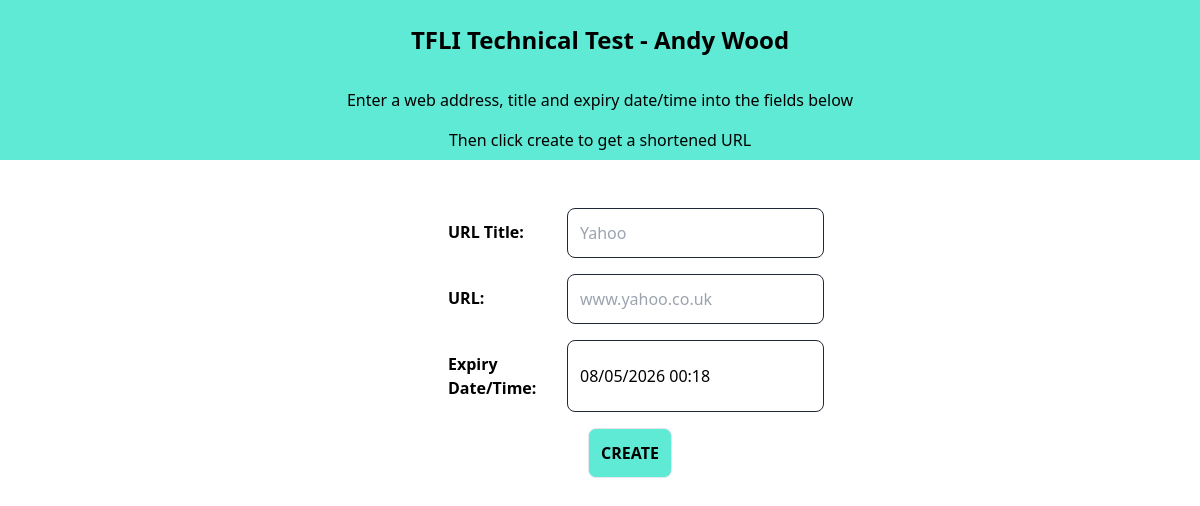
Before: / with the older database file.
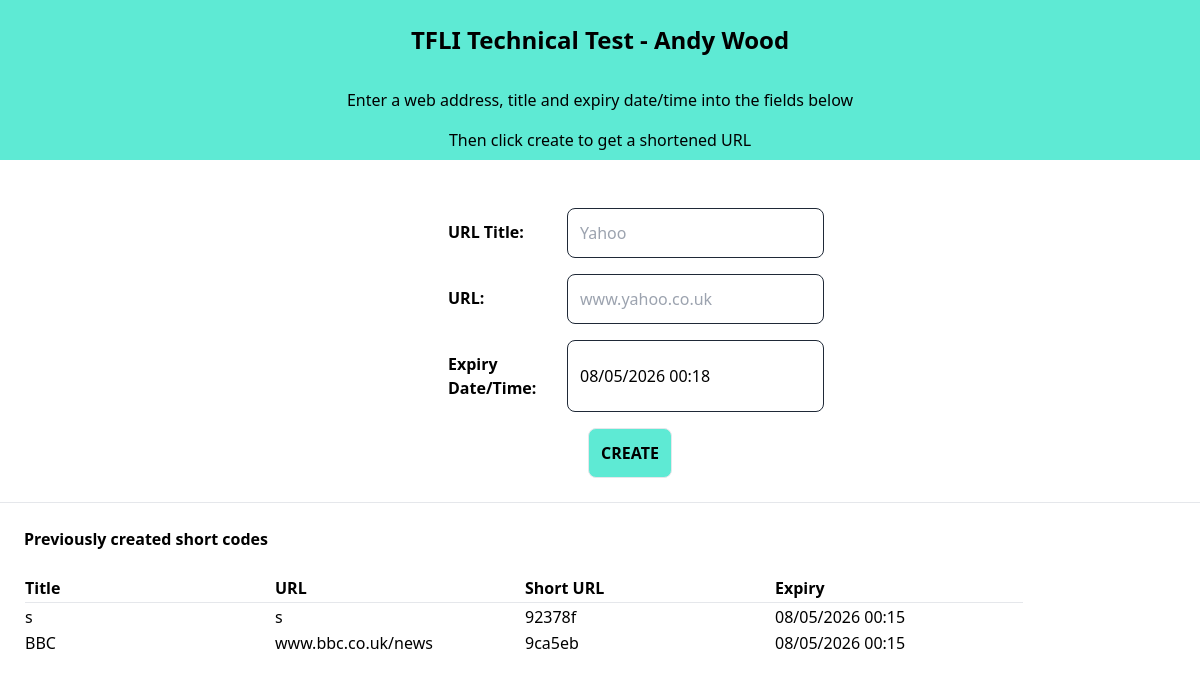
After: the same page with the newer database file.
### tables this page shows
CREATE TABLE short_urls (
                url_id INTEGER PRIMARY KEY AUTOINCREMENT,
                url_title TEXT NULL,
                url_add TEXT NULL,
                url_expiry datetime NULL,
                url_short TEXT NULL
                );

### index.php (called while the page is built, shortened)
<?php
    include ("tfli_main.php");

### tfli_mdl.php (called while the page is built, shortened)
<?php
class tfli_mdl {
    public function get_short_urls_db() {
        $db = new PDO('sqlite:database/tfli.db');
        $get_data = "SELECT *, strftime('%d/%m/%Y %H:%M', url_expiry) AS url_expiry_date FROM short_urls ORDER BY url_expiry DESC;";
        $exec_cmd = $db->query($get_data);
        $result = $exec_cmd->fetchAll(PDO::FETCH_ASSOC);
        return $result;
    }
}

### tfli_ctl.php (called while the page is built, shortened)
<?php
    include ("tfli_mdl.php");
    class tfli_ctl {
        public function get_short_urls() {
            $obj_db = new tfli_mdl();
            $short_urls = $obj_db->get_short_urls_db();
            return $short_urls;
        }
    }

### tfli_main.php (the view, shortened to what this page needs)
<?php
    include ("tfli_ctl.php");
    $obj_ctl = new tfli_ctl();
    $short_urls = $obj_ctl->get_short_urls();
    $expiry_date_now = new DateTime();
    $expiry_date = $expiry_date_now->modify("+ 10 minutes");
?>
    <body>
        <span class="flex justify-center w-full text-2xl font-bold bg-teal-300 p-6">TFLI Technical Test - Andy Wood</span>
        <span class="flex justify-center w-full bg-teal-300 p-2">Enter a web address, title and expiry date/time into the fields below</span>
        <span class="flex justify-center w-full bg-teal-300 p-2">Then click create to get a shortened URL</span>
        <div class="w-[70%] pl-[35%] mt-12">
            <span class="flex m-4">
                <label class="p-3 block w-[200px] font-bold">URL Title:</label>
                <input type="text" class="border border-gray-800 rounded-lg p-3 w-[300px]" placeholder="Yahoo" id="txtTitle"/>
            </span>
            <span class="flex m-4">
                <label class="p-3 block w-[200px] font-bold">URL:</label>
                <input type="text" class="border border-gray-800 rounded-lg p-3 w-[300px]" placeholder="www.yahoo.co.uk" id="txtUrl"/>
            </span>
            <span class="flex m-4">
                <label class="p-3 block w-[200px] font-bold">Expiry Date/Time:</label>
                <input type="text" class="border border-gray-800 rounded-lg p-3 w-[300px]" value="<?= $expiry_date->format('d/m/Y H:i'); ?>" id="txtExpiry"/>
            </span>
            <span class="flex w-full  justify-center">
                <button class="p-3 border bg-teal-300 font-bold rounded-lg" onclick="val_url()">CREATE</button>
            </span>
        </div>
        <?php if($short_urls) { ?>
        <hr class="mt-6 mb-6">
        <span class="w-full m-6 font-bold">Previously created short codes</span>
        <div class="w-full m-6">
            <table class="flex justify-start w-full">
                <th class="w-[250px] text-left">Title</th>
                <th class="w-[250px] text-left">URL</th>
                <th class="w-[250px] text-left">Short URL</th>
                <th class="w-[250px] text-left">Expiry</th>
                <tr><td colspan=5><hr></td></tr>
                <?php
                foreach ($short_urls as $row) {
                    echo "<tr>";
                    echo "<td>" . $row['url_title'] . "</td>";
                    echo "<td>" . $row['url_add'] . "</td>";
                    echo "<td>" . $row['url_short'] . "</td>";
                    echo "<td>" . $row['url_expiry_date'] . "</td>";
                    echo "</tr>";
                }
                ?>
            </table>
        </div>
        <?php } ?>
    </body>
    </html>

Changed rows visible on the page:
added short_urls: url_title "s", url_add "s", url_short "92378f", url_expiry_date "08/05/2026 00:15"
added short_urls: url_title "BBC", url_add "www.bbc.co.uk/news", url_short "9ca5eb", url_expiry_date "08/05/2026 00:15"
Other visible differences:
text now shown: "Previously created short codes Title URL Short URL Expiry"
